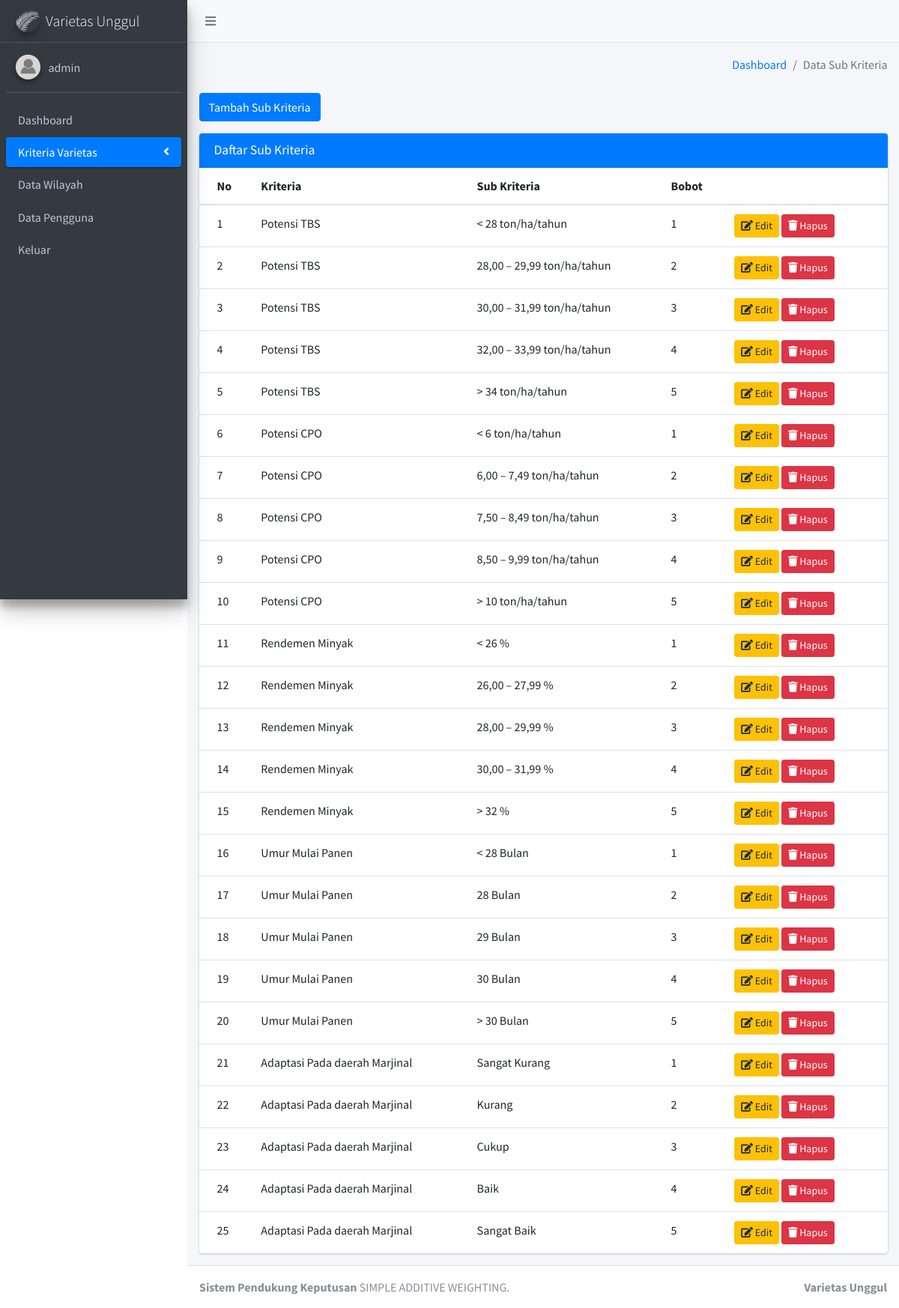
Screenshot of /sub_kriteria.php (signed in) with the database file from the repository.
### tables this page shows
CREATE TABLE `sub_kriteria` (
  `id` int(11) NOT NULL,
  `kriteria_id` int(11) NOT NULL,
  `nama` varchar(50) NOT NULL,
  `bobot` int(11) NOT NULL
);

CREATE TABLE `kriteria` (
  `id` int(11) NOT NULL,
  `nama` varchar(50) NOT NULL,
  `bobot` float(8,2) NOT NULL,
  `status` varchar(10) NOT NULL,
  `status_sub` int(11) NOT NULL
);

### models/SubKriteria.php (called while the page is built, shortened)
<?php
class SubKriteria {
    protected $pdo;
    public function __construct ($pdo)
    {
        $this->pdo = $pdo;
    }
    public function index ()
    {
        $query = "SELECT sub_kriteria.id AS id, sub_kriteria.nama AS nama, sub_kriteria.bobot AS bobot, kriteria.nama AS nama_kriteria " .
                 "FROM sub_kriteria LEFT JOIN kriteria ON sub_kriteria.kriteria_id = kriteria.id";
        $statement = $this->pdo->prepare($query);
        $statement->execute();
        $result = $statement->fetchAll(\PDO::FETCH_ASSOC);
        return $result;
    }
}

### sub_kriteria.php (the view, shortened to what this page needs)
<?php
require __DIR__ . '/config/connect.php';
$subKriteriaModel = new SubKriteria($pdo);
$subKriteriaItems = $subKriteriaModel->index();
extract([
    'subKriteriaItems' => $subKriteriaItems
]);
?>
<!DOCTYPE html>
<html lang="en">
<head>
    <link rel="stylesheet" href="plugins/fontawesome-free/css/all.min.css">
    <link rel="stylesheet" href="plugins/overlayScrollbars/css/OverlayScrollbars.min.css">
    <link rel="stylesheet" href="dist/css/adminlte.min.css">
</head>
<body class="hold-transition sidebar-mini layout-fixed layout-navbar-fixed layout-footer-fixed">
    <div class="wrapper">
        <nav class="main-header navbar navbar-expand navbar-light">
            <ul class="navbar-nav">
                <li class="nav-item">
                    <a class="nav-link" data-widget="pushmenu" href="#" role="button"><i class="fas fa-bars"></i></a>
                </li>
            </ul>
        </nav>
        <aside class="main-sidebar sidebar-dark-primary elevation-4">
            <a class="brand-link">
                <img src="dist/img/logo1.png" alt="AdminLTE Logo" class="brand-image img-circle elevation-3" style="opacity: .8">
                <span class="brand-text font-weight-light">Varietas Unggul</span>
            </a>
            <div class="sidebar">
                <div class="user-panel mt-3 pb-3 mb-3 d-flex">
                    <div class="image">
                        <img src="dist/img/user.png" class="img-circle elevation-2" alt="User Image">
                    </div>
                    <div class="info">
                        <a href="#" class="d-block"><?php echo $_SESSION['nama'] ?? '-' ?></a>
                    </div>
                </div>
                <nav class="mt-2">
                    <ul class="nav nav-pills nav-sidebar flex-column" data-widget="treeview" role="menu" data-accordion="false">
                        <li class="nav-item">
                            <a href="halaman_admin.php" class="nav-link">
                                <p> Dashboard </p>
                            </a>
                        </li>
                        <li class="nav-item">
                            <a href="#" class="nav-link active">
                                <p>Kriteria Varietas
                                    <i class="right fas fa-angle-left"></i>
                                </p>
                            </a>
                        </li>
                        <li class="nav-item">
                            <a href="wilayah.php" class="nav-link ">
                                <p> Data Wilayah </p>
                            </a>
                        </li>
                        <li class="nav-item">
                            <a href="pengguna.php" class="nav-link">
                                <p>Data Pengguna</p>
                            </a>
                        </li>
                        <li class="nav-item">
                            <a href="logout.php" class="nav-link">
                                <p>Keluar</p>
                            </a>
                        </li>
                    </ul>
                </nav>
                </div>
        </aside>
        <div class="content-wrapper">
            <div class="content-header">
                <div class="container-fluid">
                    <div class="row mb-2">
                    <div class="col-sm-6"></div>
                    <div class="col-sm-6">
                        <ol class="breadcrumb float-sm-right">
                            <li class="breadcrumb-item"><a href="halaman_admin.php">Dashboard</a></li>
                            <li class="breadcrumb-item active">Data Sub Kriteria</li>
                        </ol>
                    </div>
                    </div>
                </div>
            </div>
            <section class="content">
                <div class="container-fluid">
                    <div class="mb-3">
                        <a href="tambah_sub_kriteria.php" class="btn btn-primary">Tambah Sub Kriteria</a>
                    </div>
                    <div class="card card-primary">
                        <div class="card-header">
                            <h3 class="card-title">Daftar Sub Kriteria</h3>
                        </div>
                        <div class="card-body table-responsive p-0">
                            <table class="table table-hover text-nowrap">
                                <thead>
                                    <tr>
                                        <th>No</th>
                                        <th>Kriteria</th>
                                        <th>Sub Kriteria</th>
                                        <th>Bobot</th>
                                        <th></th>
                                    </tr>
                                </thead>
                                <tbody>
                                    <?php foreach ($subKriteriaItems as $index => $subKriteriaItem) { ?>
                                        <tr>
                                            <td><?php echo $index + 1 ?></td>
                                            <td><?php echo $subKriteriaItem['nama_kriteria'] ?></td>
                                            <td><?php echo $subKriteriaItem['nama'] ?></td>
                                            <td><?php echo $subKriteriaItem['bobot'] ?></td>
                                            <td>
                                                <a href="edit_sub_kriteria.php?id=<?php echo $subKriteriaItem['id'] ?>" class="btn btn-warning btn-sm">
                                                    <i class="fa fa-edit"></i> Edit
                                                </a>
                                                <a href="hapus_sub_kriteria_proses.php?id=<?php echo $subKriteriaItem['id'] ?>" class="btn btn-danger btn-sm">
                                                    <i class="fa fa-trash"></i> Hapus
                                                </a>
                                            </td>
                                        </tr>
                                    <?php } ?>
                                </tbody>
                            </table>
                        </div>
                    </div>
                </div>
            </section>
        </div>
        <footer class="main-footer">
            <strong>Sistem Pendukung Keputusan</strong>
            SIMPLE ADDITIVE WEIGHTING.
            <div class="float-right d-none d-sm-inline-block">
            <b>Varietas Unggul</b>
            </div>
        </footer>
    </div>
</body>
</html>
<?php
$view = ob_get_clean();
echo $view;
?>

### rows the page displays
sub_kriteria: kriteria.nama "Potensi TBS", nama "< 28 ton/ha/tahun", bobot "1"
sub_kriteria: kriteria.nama "Potensi TBS", nama "28,00 – 29,99 ton/ha/tahun", bobot "2"
sub_kriteria: kriteria.nama "Potensi TBS", nama "30,00 – 31,99 ton/ha/tahun", bobot "3"
sub_kriteria: kriteria.nama "Potensi TBS", nama "32,00 – 33,99 ton/ha/tahun", bobot "4"
sub_kriteria: kriteria.nama "Potensi TBS", nama "> 34 ton/ha/tahun", bobot "5"
sub_kriteria: kriteria.nama "Potensi CPO", nama "< 6 ton/ha/tahun", bobot "1"
sub_kriteria: kriteria.nama "Potensi CPO", nama "6,00 – 7,49 ton/ha/tahun", bobot "2"
sub_kriteria: kriteria.nama "Potensi CPO", nama "7,50 – 8,49 ton/ha/tahun", bobot "3"
sub_kriteria: kriteria.nama "Potensi CPO", nama "8,50 – 9,99 ton/ha/tahun", bobot "4"
sub_kriteria: kriteria.nama "Potensi CPO", nama "> 10 ton/ha/tahun", bobot "5"
sub_kriteria: kriteria.nama "Rendemen Minyak", nama "< 26 %", bobot "1"
sub_kriteria: kriteria.nama "Rendemen Minyak", nama "26,00 – 27,99 %", bobot "2"
sub_kriteria: kriteria.nama "Rendemen Minyak", nama "28,00 – 29,99 %", bobot "3"
sub_kriteria: kriteria.nama "Rendemen Minyak", nama "30,00 – 31,99 %", bobot "4"
sub_kriteria: kriteria.nama "Rendemen Minyak", nama "> 32 %", bobot "5"
sub_kriteria: kriteria.nama "Umur Mulai Panen", nama "< 28 Bulan", bobot "1"
sub_kriteria: kriteria.nama "Umur Mulai Panen", nama "28 Bulan", bobot "2"
sub_kriteria: kriteria.nama "Umur Mulai Panen", nama "29 Bulan", bobot "3"
sub_kriteria: kriteria.nama "Umur Mulai Panen", nama "30 Bulan", bobot "4"
sub_kriteria: kriteria.nama "Umur Mulai Panen", nama "> 30 Bulan", bobot "5"
sub_kriteria: kriteria.nama "Adaptasi Pada daerah Marjinal", nama "Sangat Kurang", bobot "1"
sub_kriteria: kriteria.nama "Adaptasi Pada daerah Marjinal", nama "Kurang", bobot "2"
sub_kriteria: kriteria.nama "Adaptasi Pada daerah Marjinal", nama "Cukup", bobot "3"
sub_kriteria: kriteria.nama "Adaptasi Pada daerah Marjinal", nama "Baik", bobot "4"
sub_kriteria: kriteria.nama "Adaptasi Pada daerah Marjinal", nama "Sangat Baik", bobot "5"

### other values shown
$_SESSION['nama'] "admin"
